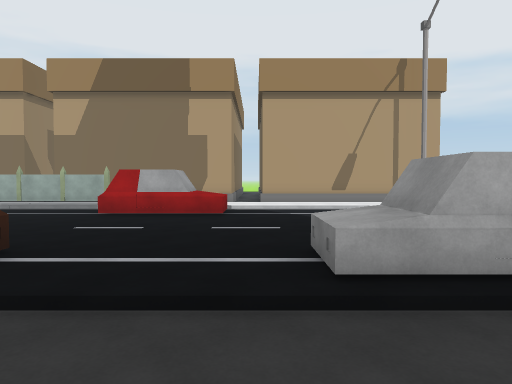
view 1 (above)

24 first-person views from a walk through a scene from a Unity 3-D project. The camera is 1.5 m above the floor, tilts 2° down and sees 70° across. The floor is counted in squares, 2 m on a side. Each view is taken from the middle of a square. On the plan, view 1 faces up. The plan holds only what a view shows up to about 11 squares ahead; the rest is blank. The place goes on beyond the plan.

view 2
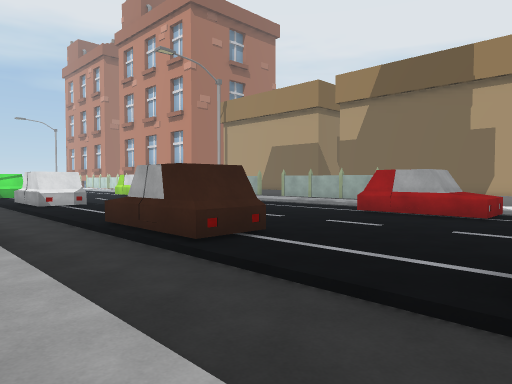

view 3
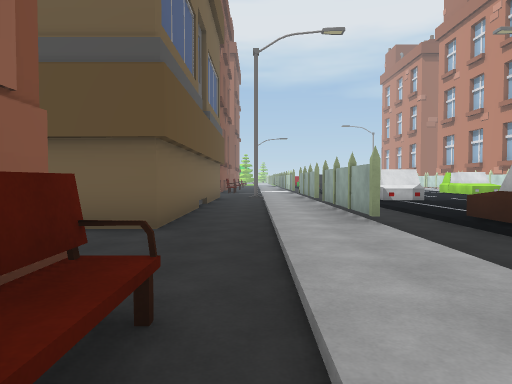

view 4
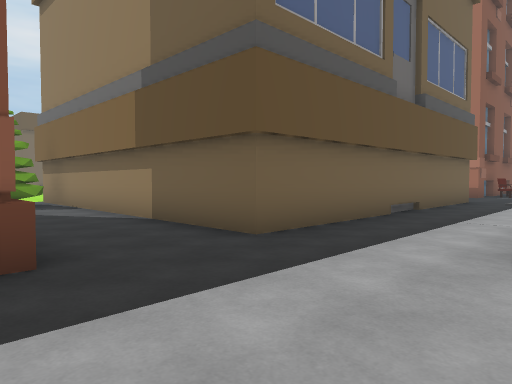

view 5
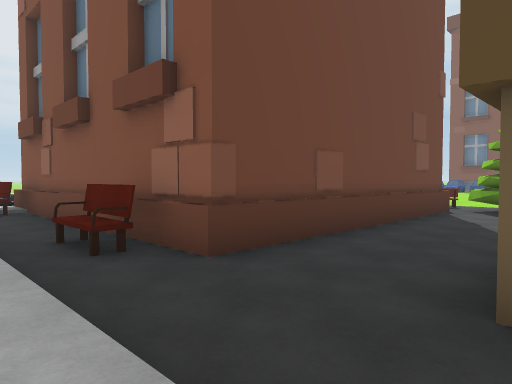

view 6
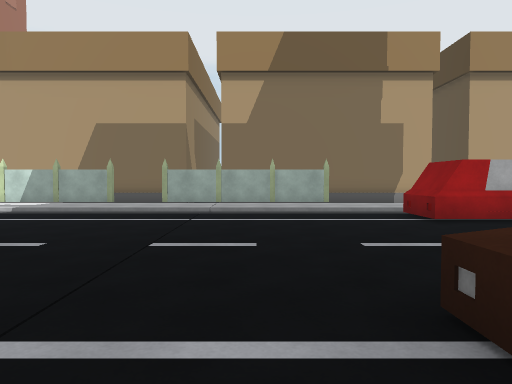

view 7
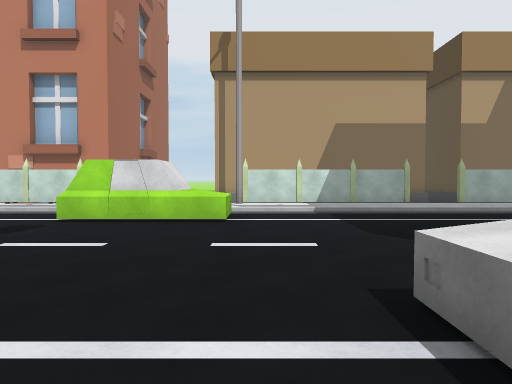

view 8
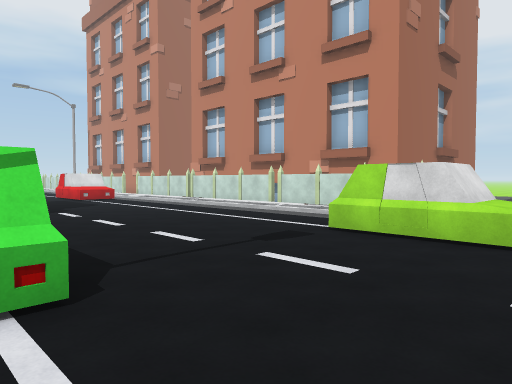

view 9
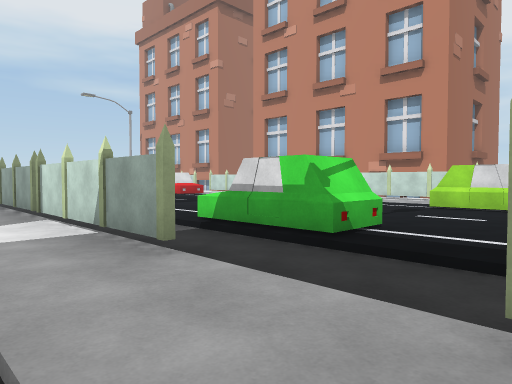

view 10
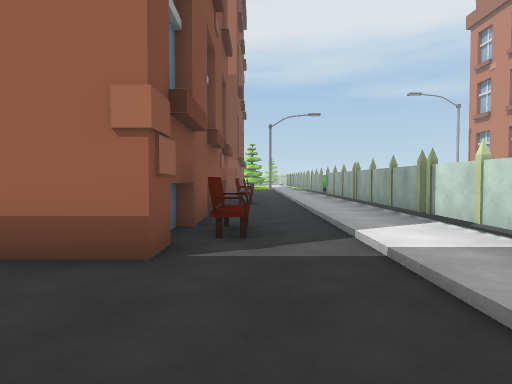

view 11
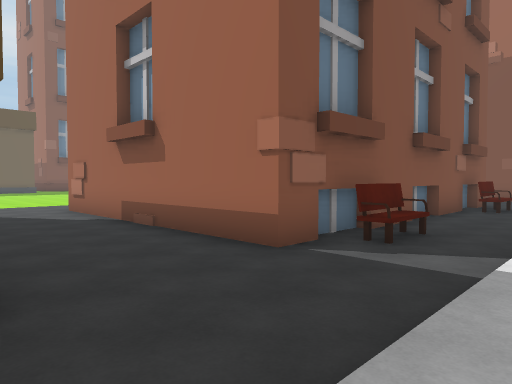

view 12
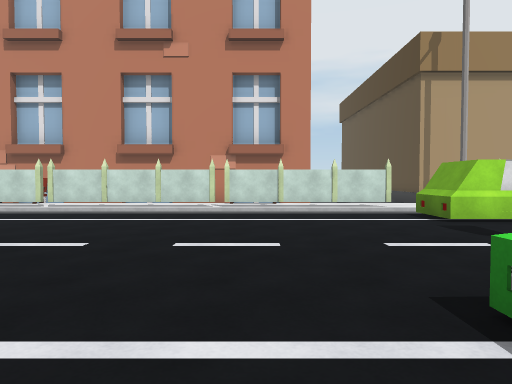

view 13
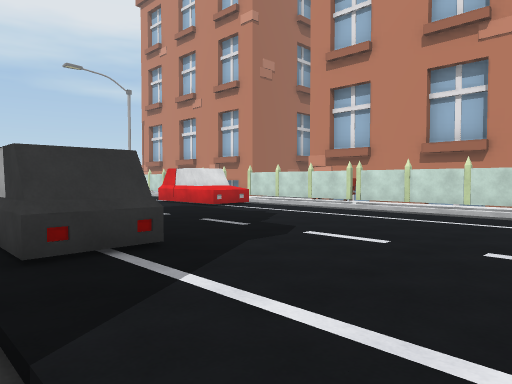

view 14
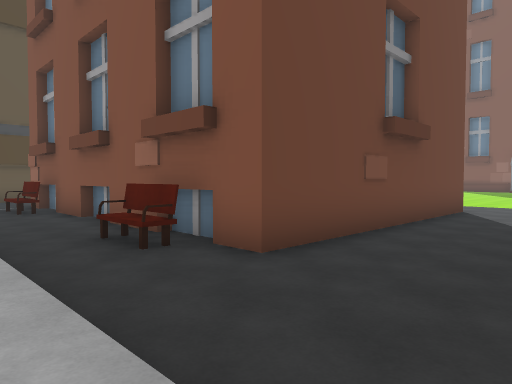

view 15
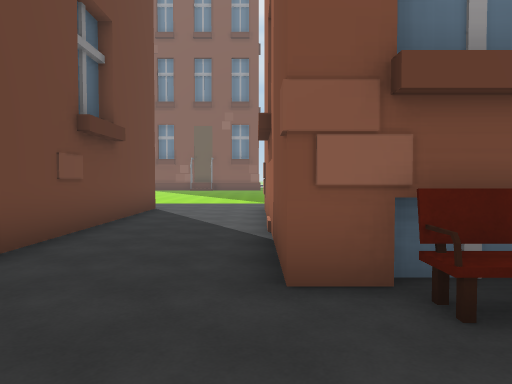

view 16
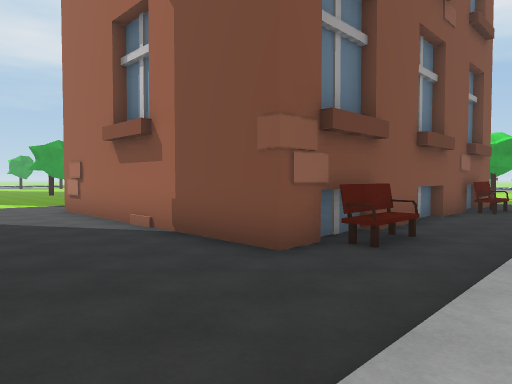

view 17
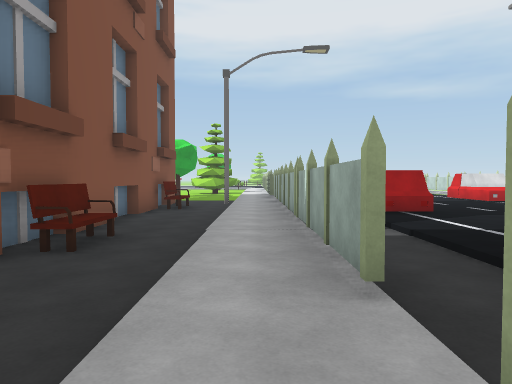

view 18
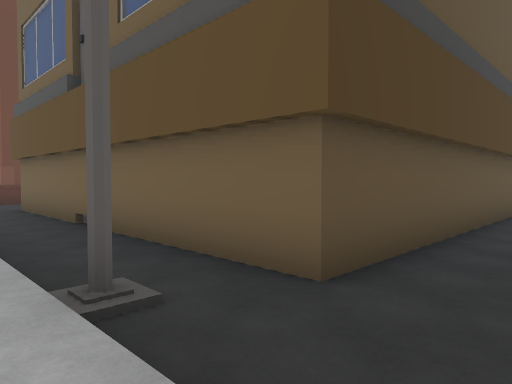

view 19
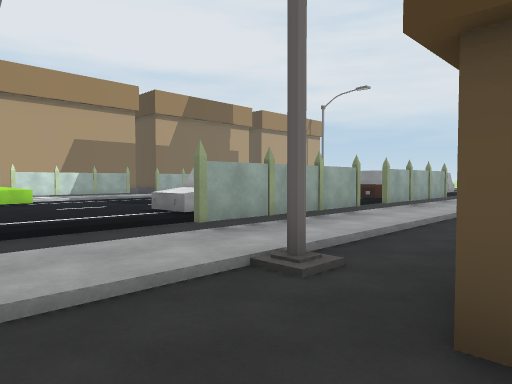

view 20
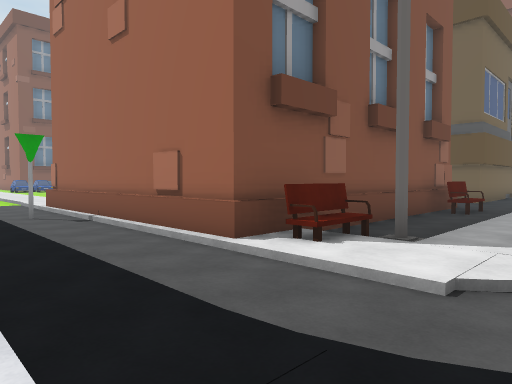

view 21
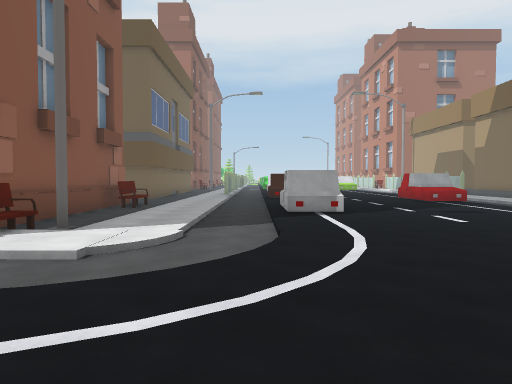

view 22
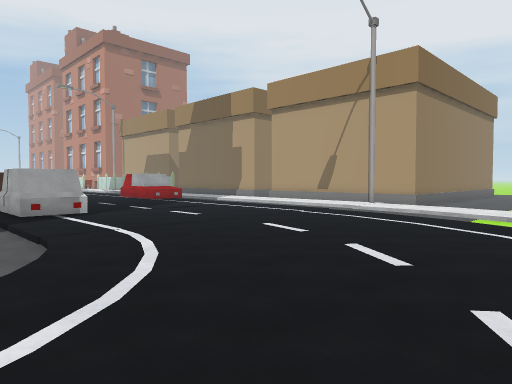

view 23
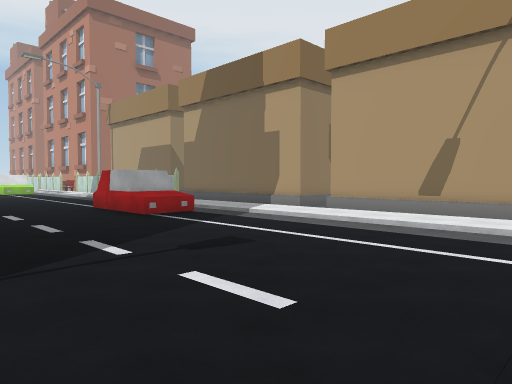

view 24
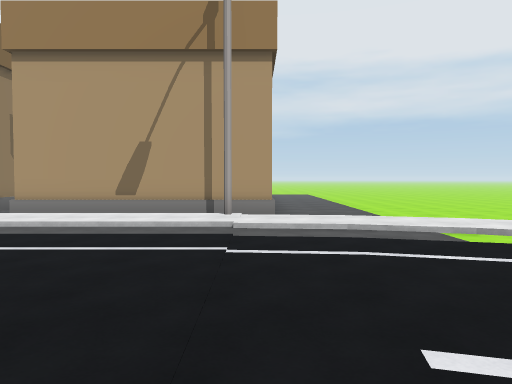

### Floor plan
Key: @ floor where view 1 was taken; # wall or solid block; x gap in a wall; . main floor; - floor 0.25 m lower than the main floor; / step, stairs or slope; ^ raised ledge; H house; T thing the floor can be seen under or through; B bench; R tree; O other object.
Columns run from 38 left of view 1 to 12 right of it. Each row starts with its distance up from view 1.
 15                                              ------
 14                                     ###      ------
 13            HH     #         ####  ###H######H------
 12             OO....OO//// x///////////////////------
 11             ##TTTTTT###. ####.####............../
 10             ------------ --------------------///.
  9            //////////// /////////////////////----
  8           ##^.........##^..........##^.........//
  7 ..        .......................................
  6 ...         .....................................
  5  ....         ...................................
  4    #...        #..........^##..........^##........
  3    #....       #....^##...^##....^##...^##........
  2      -----    -------------------------------/....
  1  ####x###//  #/###x####//TTTT/####///////////-/...
  0 ............ .........................@....../-..
 -1 ------------------------#/-----------------#./-..
 -2 B-----B-----BB-----B-----------------BB----HB/-..
 -3 ########---#####H##H#---##########--H########H-.
 -4         ---#         ---#        #--H        H-.
 -5         ---#         ---#        #--H        #-.
 -6         ---#         ---#        #--H        H-.
 -7         ---#         ---#        #--H        H-
 -8         ---#         ---#        #--H        #O
 -9         ---#         -- #        #--H        #-
-10         ---#         -- #        #-RH        H-
-11         ----         --          #HRRO       /-
-12         ----         --            R O       /-

Where each view was taken, in squares from view 1:
view 1: 0 up, 0 right, facing up
view 2: 0 up, 1 right, facing up-left
view 3: 1 down, 1 right, facing left
view 4: 1 up, 1 left, facing down-left
view 5: 0 up, 5 left, facing down-right
view 6: 2 up, 6 left, facing up
view 7: 2 up, 13 left, facing up
view 8: 3 up, 13 left, facing up-left
view 9: 1 down, 13 left, facing up-left
view 10: 2 down, 14 left, facing left
view 11: 0 up, 14 left, facing down-left
view 12: 2 up, 19 left, facing up
view 13: 2 up, 19 left, facing up-left
view 14: 0 up, 30 left, facing down-right
view 15: 0 up, 30 left, facing down
view 16: 0 up, 27 left, facing down-left
view 17: 0 up, 27 left, facing left
view 18: 0 up, 16 left, facing down-right
view 19: 3 down, 16 left, facing up-right
view 20: 1 up, 10 right, facing down-left
view 21: 2 up, 11 right, facing left
view 22: 1 up, 11 right, facing up-left
view 23: 4 up, 6 right, facing up-left
view 24: 4 up, 6 right, facing up
